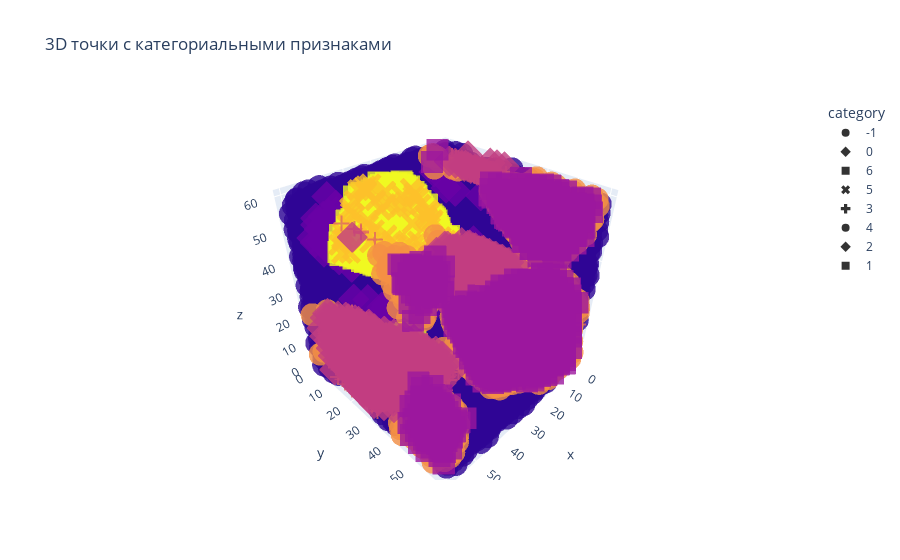

Notebook code cell kept with this figure:
### Code cell
visualise_str_labels(structure, labels)

### Figure 1 — Plotly figure (JSON) as saved in the notebook; plotly's stock layout.template omitted (floating-point values rounded to 4 significant figures; data arrays with more than 128 entries replaced by an {"elided": "..."} marker saying what was removed)
{"data": [{"hovertemplate": "category=%{marker.color}<br>x=%{x}<br>y=%{y}<br>z=%{z}<extra></extra>", "legendgroup": "-1", "marker": {"color": {"elided": "20961 int values"}, "coloraxis": "coloraxis", "opacity": 0.8, "symbol": "circle"}, "mode": "markers", "name": "-1", "scene": "scene", "showlegend": true, "type": "scatter3d", "x": {"elided": "20961 float values"}, "y": {"elided": "20961 float values"}, "z": {"elided": "20961 float values"}}, {"hovertemplate": "category=%{marker.color}<br>x=%{x}<br>y=%{y}<br>z=%{z}<extra></extra>", "legendgroup": "0", "marker": {"color": [0, 0, 0, 0, 0, 0, 0, 0, 0, 0, 0, 0, 0, 0, 0, 0, 0, 0, 0, 0, 0, 0, 0, 0, 0, 0, 0, 0, 0, 0, 0, 0, 0, 0, 0, 0, 0, 0, 0, 0, 0, 0, 0, 0, 0, 0, 0, 0, 0, 0, 0, 0, 0, 0, 0, 0, 0, 0, 0, 0, 0, 0, 0, 0, 0, 0, 0, 0, 0, 0, 0, 0, 0, 0, 0, 0, 0, 0, 0, 0, 0, 0, 0, 0, 0, 0, 0, 0, 0, 0, 0, 0, 0, 0, 0, 0, 0, 0, 0, 0, 0, 0, 0, 0, 0, 0, 0, 0, 0, 0, 0, 0, 0, 0, 0, 0, 0, 0, 0, 0, 0, 0, 0, 0], "coloraxis": "coloraxis", "opacity": 0.8, "symbol": "diamond"}, "mode": "markers", "name": "0", "scene": "scene", "showlegend": true, "type": "scatter3d", "x": [11.33, 13.04, 14.8, 15.66, 16.9, 17.87, 19.73, 19.23, 22.46, 19.0, 11.34, 11.84, 39.46, 38.93, 15.01, 14.77, 41.13, 45.12, 20.14, 49.34, 46.27, 50.25, 40.49, 42.7, 42.89, 44.9, 54.47, 39.2, 40.28, 41.65, 41.41, 43.83, 43.61, 46.03, 46.06, 45.82, 48.05, 48.26, 49.39, 48.03, 50.23, 40.17, 41.2, 41.22, 44.56, 44.77, 45.61, 45.63, 46.76, 46.97, 49.2, 51.41, 50.05, 37.73, 42.16, 41.95, 43.29, 44.37, 44.16, 46.57, 46.36, 48.57, 50.12, 50.99, 52.14, 50.77, 50.96, 52.98, 54.53, 53.17, 55.4, 56.55, 56.74, 56.53, 58.76, 57.39, 57.58, 39.53, 40.87, 40.9, 40.66, 43.1, 45.07, 47.49, 47.52, 48.36, 49.7, 49.72, 49.48, 51.9, 53.06, 51.69, 53.92, 54.11, 53.9, 56.34, 57.47, 56.1, 58.33, 58.52, 59.67, 58.31, 0.7508, 44.02, 51.48, 55.05, 57.28, 55.92, 57.26, 59.49, 59.46, 51.57, 42.19, 14.12, 12.78, 12.45, 39.65, 40.26, 15.11, 45.25, 49.01, 49.63, 57.49, 58.38], "y": [24.03, 20.13, 13.58, 10.97, 23.28, 11.73, 18.43, 13.78, 22.53, 10.78, 11.42, 16.08, 26.56, 23.22, 12.56, 9.564, 27.62, 24.14, 10.44, 23.65, 21.87, 18.39, 35.15, 35.91, 41.55, 36.67, 17.9, 29.13, 30.83, 32.88, 29.89, 34.96, 30.65, 35.72, 34.4, 31.41, 30.84, 35.16, 34.21, 32.17, 32.93, 21.21, 25.57, 24.24, 24.06, 28.38, 27.09, 25.76, 24.82, 29.14, 28.57, 29.33, 27.28, 17.46, 17.65, 13.34, 16.71, 18.41, 14.1, 19.17, 14.86, 15.62, 23.31, 20.69, 18.42, 16.38, 22.02, 17.14, 24.83, 22.78, 22.21, 19.94, 25.59, 21.27, 20.7, 18.66, 24.3, 8.26, 11.63, 10.31, 7.314, 11.07, 8.834, 13.91, 12.59, 11.3, 14.67, 13.35, 10.35, 15.43, 13.16, 11.11, 10.55, 16.19, 11.87, 15.63, 14.68, 12.63, 12.07, 17.71, 15.44, 13.39, 17.15, 5.803, 6.796, 9.603, 9.037, 6.991, 10.36, 9.797, 11.12, 38.54, 16.68, 23.43, 11.01, 7.911, 13.04, 11.37, 9.418, 11.28, 14.53, 12.86, 22.48, 16.03], "z": [37.22, 33.96, 32.38, 31.16, 31.96, 28.39, 28.15, 27.66, 26.71, 27.84, 51.54, 52.02, 24.74, 23.41, 57.13, 57.31, 26.36, 28.57, 5.363, 30.61, 28.87, 31.08, 4.621, 1.846, 59.99, 59.07, 33.11, 7.868, 5.639, 4.916, 5.093, 1.299, 2.317, 58.52, 59.36, 59.54, 57.61, 56.59, 56.04, 56.77, 53.99, 10.02, 6.11, 6.952, 3.629, 2.611, 0.559, 1.4, 0.8534, 59.84, 57.9, 55.13, 55.85, 12.97, 8.264, 9.282, 7.717, 5.488, 6.506, 2.713, 3.73, 0.9548, 58.37, 57.16, 57.46, 58.18, 56.32, 55.4, 52.82, 53.54, 51.61, 51.9, 50.04, 51.06, 49.13, 49.85, 47.99, 13.08, 11.51, 12.35, 12.53, 9.576, 6.977, 3.184, 4.025, 1.973, 0.4081, 1.249, 1.426, 57.63, 57.93, 58.65, 56.72, 54.86, 55.87, 52.92, 52.38, 53.1, 51.16, 49.31, 49.6, 50.32, 47.37, 10.05, 59.67, 56.17, 54.23, 54.96, 53.39, 51.46, 50.62, 32.66, 22.79, 33.05, 31.97, 31.7, 13.26, 13.56, 29.25, 8.388, 2.603, 2.908, 51.61, 51.95]}, {"hovertemplate": "category=%{marker.color}<br>x=%{x}<br>y=%{y}<br>z=%{z}<extra></extra>", "legendgroup": "6", "marker": {"color": {"elided": "2088 int values"}, "coloraxis": "coloraxis", "opacity": 0.8, "symbol": "square"}, "mode": "markers", "name": "6", "scene": "scene", "showlegend": true, "type": "scatter3d", "x": {"elided": "2088 float values"}, "y": {"elided": "2088 float values"}, "z": {"elided": "2088 float values"}}, {"hovertemplate": "category=%{marker.color}<br>x=%{x}<br>y=%{y}<br>z=%{z}<extra></extra>", "legendgroup": "5", "marker": {"color": [5, 5, 5, 5, 5, 5, 5, 5, 5, 5, 5, 5, 5, 5, 5, 5, 5, 5, 5, 5, 5, 5, 5, 5, 5, 5, 5, 5, 5, 5, 5, 5, 5, 5, 5, 5, 5, 5, 5, 5, 5, 5, 5, 5, 5, 5, 5, 5, 5, 5, 5, 5, 5, 5, 5, 5, 5, 5, 5, 5, 5, 5, 5, 5, 5, 5, 5, 5, 5, 5, 5, 5, 5, 5, 5, 5, 5, 5, 5, 5, 5, 5, 5, 5, 5, 5, 5, 5, 5, 5, 5, 5], "coloraxis": "coloraxis", "opacity": 0.8, "symbol": "x"}, "mode": "markers", "name": "5", "scene": "scene", "showlegend": true, "type": "scatter3d", "x": [22.55, 22.05, 24.15, 24.76, 24.26, 19.09, 27.3, 27.27, 25.39, 26.25, 24.65, 25.52, 26.75, 31.58, 33.81, 31.92, 35.46, 36.3, 34.94, 35.28, 33.36, 24.67, 22.23, 26.64, 30.0, 30.22, 37.98, 37.45, 38.84, 38.11, 33.99, 26.34, 24.45, 27.68, 33.67, 35.37, 30.65, 39.46, 35.04, 42.48, 41.44, 36.82, 36.3, 26.42, 27.6, 34.1, 34.08, 33.99, 40.59, 39.13, 29.8, 32.81, 29.77, 30.43, 31.56, 32.4, 35.75, 35.16, 37.68, 45.42, 44.89, 34.51, 35.36, 36.7, 37.15, 43.31, 43.34, 45.52, 44.92, 34.09, 37.66, 36.93, 37.77, 39.63, 41.65, 44.04, 46.48, 47.72, 37.21, 38.05, 39.44, 39.42, 40.57, 41.13, 43.62, 43.33, 45.54, 48.27, 48.03, 49.39, 50.24, 47.19], "y": [24.49, 19.84, 29.53, 25.25, 20.6, 12.75, 27.34, 28.66, 19.65, 17.04, 12.0, 9.388, 21.7, 39.12, 38.55, 33.18, 40.94, 39.66, 37.61, 31.66, 27.61, 17.94, 6.922, 8.442, 6.931, 11.25, 40.72, 37.38, 38.11, 30.46, 22.01, 19.01, 13.63, 22.38, 33.9, 33.63, 3.636, 39.77, 6.482, 40.57, 33.9, 20.8, 17.46, 15.03, 7.797, 26.28, 27.61, 3.451, 38.83, 16.26, 15.83, 20.26, 17.15, 6.588, 5.642, 4.356, 28.67, 3.489, 3.264, 30.42, 27.09, 20.0, 18.71, 22.08, 3.566, 24.36, 23.04, 25.12, 3.574, 11.36, 14.17, 6.517, 5.231, 11.94, 3.418, 13.46, 17.21, 3.69, 6.858, 5.572, 6.293, 7.618, 5.347, 3.72, 4.821, 4.48, 5.24, 9.332, 6.34, 8.387, 7.1, 3.992], "z": [41.53, 41.04, 40.63, 38.75, 38.26, 42.66, 44.89, 44.05, 37.72, 36.5, 37.4, 36.19, 36.99, 40.86, 38.93, 38.32, 39.71, 37.66, 38.38, 35.84, 34.39, 49.7, 41.2, 35.65, 33.17, 32.15, 39.28, 37.95, 38.07, 37.76, 33.36, 51.32, 50.72, 49.76, 48.19, 50.66, 38.7, 48.49, 32.31, 42.82, 40.16, 35.28, 33.95, 53.85, 49.26, 54.75, 53.91, 35.38, 47.94, 35.86, 57.94, 57.99, 57.09, 51.17, 50.63, 48.57, 55.53, 42.24, 41.81, 42.37, 41.05, 0.4587, 58.41, 56.84, 46.21, 48.51, 49.36, 45.74, 38.18, 2.495, 59.0, 58.68, 56.63, 56.4, 49.75, 50.84, 47.89, 39.25, 0.1901, 58.14, 58.26, 57.41, 57.71, 54.15, 52.88, 51.38, 48.6, 47.15, 47.33, 46.61, 44.55, 43.65]}, {"hovertemplate": "category=%{marker.color}<br>x=%{x}<br>y=%{y}<br>z=%{z}<extra></extra>", "legendgroup": "3", "marker": {"color": {"elided": "1397 int values"}, "coloraxis": "coloraxis", "opacity": 0.8, "symbol": "cross"}, "mode": "markers", "name": "3", "scene": "scene", "showlegend": true, "type": "scatter3d", "x": {"elided": "1397 float values"}, "y": {"elided": "1397 float values"}, "z": {"elided": "1397 float values"}}, {"hovertemplate": "category=%{marker.color}<br>x=%{x}<br>y=%{y}<br>z=%{z}<extra></extra>", "legendgroup": "4", "marker": {"color": {"elided": "2485 int values"}, "coloraxis": "coloraxis", "opacity": 0.8, "symbol": "circle"}, "mode": "markers", "name": "4", "scene": "scene", "showlegend": true, "type": "scatter3d", "x": {"elided": "2485 float values"}, "y": {"elided": "2485 float values"}, "z": {"elided": "2485 float values"}}, {"hovertemplate": "category=%{marker.color}<br>x=%{x}<br>y=%{y}<br>z=%{z}<extra></extra>", "legendgroup": "2", "marker": {"color": {"elided": "627 int values"}, "coloraxis": "coloraxis", "opacity": 0.8, "symbol": "diamond"}, "mode": "markers", "name": "2", "scene": "scene", "showlegend": true, "type": "scatter3d", "x": {"elided": "627 float values"}, "y": {"elided": "627 float values"}, "z": {"elided": "627 float values"}}, {"hovertemplate": "category=%{marker.color}<br>x=%{x}<br>y=%{y}<br>z=%{z}<extra></extra>", "legendgroup": "1", "marker": {"color": {"elided": "1164 int values"}, "coloraxis": "coloraxis", "opacity": 0.8, "symbol": "square"}, "mode": "markers", "name": "1", "scene": "scene", "showlegend": true, "type": "scatter3d", "x": {"elided": "1164 float values"}, "y": {"elided": "1164 float values"}, "z": {"elided": "1164 float values"}}], "layout": {"coloraxis": {"colorbar": {"title": {"text": "category"}}, "colorscale": [[0, "#0d0887"], [0.1111, "#46039f"], [0.2222, "#7201a8"], [0.3333, "#9c179e"], [0.4444, "#bd3786"], [0.5556, "#d8576b"], [0.6667, "#ed7953"], [0.7778, "#fb9f3a"], [0.8889, "#fdca26"], [1, "#f0f921"]], "showscale": false}, "legend": {"title": {"text": "category"}, "tracegroupgap": 0}, "scene": {"domain": {"x": [0, 1], "y": [0, 1]}, "xaxis": {"title": {"text": "x"}}, "yaxis": {"title": {"text": "y"}}, "zaxis": {"title": {"text": "z"}}}, "title": {"text": "3D точки с категориальными признаками"}}}
